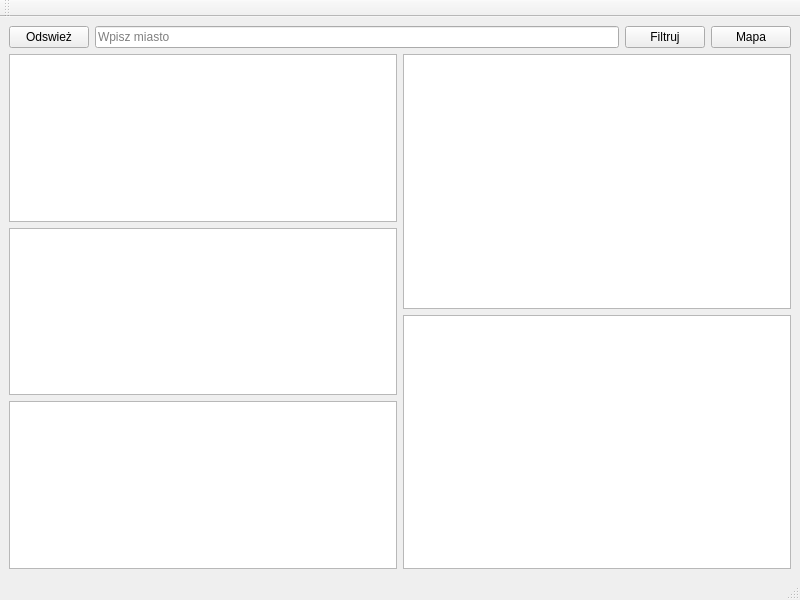
<?xml version="1.0" encoding="UTF-8"?>
<ui version="4.0">
 <class>MainWindow</class>
 <widget class="QMainWindow" name="MainWindow">
  <property name="geometry">
   <rect>
    <x>0</x>
    <y>0</y>
    <width>800</width>
    <height>600</height>
   </rect>
  </property>
  <property name="windowTitle">
   <string>Monitor Jakości Powietrza</string>
  </property>
  <widget class="QWidget" name="centralwidget">
   <layout class="QVBoxLayout" name="mainVerticalLayout">
    <item>
     <layout class="QHBoxLayout" name="buttonLayout">
      <item>
       <widget class="QPushButton" name="refreshButton">
        <property name="text">
         <string>Odswież</string>
        </property>
       </widget>
      </item>
      <item>
       <widget class="QLineEdit" name="cityFilterEdit">
        <property name="placeholderText">
         <string>Wpisz miasto</string>
        </property>
       </widget>
      </item>
      <item>
       <widget class="QPushButton" name="filterButton">
        <property name="text">
         <string>Filtruj</string>
        </property>
       </widget>
      </item>
      <item>
       <widget class="QPushButton" name="mapButton">
        <property name="text">
         <string>Mapa</string>
        </property>
       </widget>
      </item>
     </layout>
    </item>
    <item>
     <layout class="QHBoxLayout" name="horizontalLayout">
      <item>
       <layout class="QVBoxLayout" name="leftColumn">
        <item>
         <widget class="QListWidget" name="stationList"/>
        </item>
        <item>
         <widget class="QListWidget" name="sensorList"/>
        </item>
        <item>
         <widget class="QTextBrowser" name="logBrowser">
          <property name="readOnly">
           <bool>true</bool>
          </property>
         </widget>
        </item>
       </layout>
      </item>
      <item>
       <layout class="QVBoxLayout" name="rightColumn">
        <item>
         <widget class="QTextBrowser" name="measurementBrowser"/>
        </item>
        <item>
         <widget class="QTextBrowser" name="airQualityBrowser"/>
        </item>
       </layout>
      </item>
     </layout>
    </item>
   </layout>
  </widget>
  <widget class="QMenuBar" name="menubar">
   <property name="geometry">
    <rect>
     <x>0</x>
     <y>0</y>
     <width>800</width>
     <height>26</height>
    </rect>
   </property>
  </widget>
  <widget class="QStatusBar" name="statusbar"/>
  <widget class="QToolBar" name="toolBar">
   <attribute name="toolBarArea">
    <enum>TopToolBarArea</enum>
   </attribute>
   <attribute name="toolBarBreak">
    <bool>false</bool>
   </attribute>
  </widget>
 </widget>
 <resources/>
 <connections/>
</ui>
